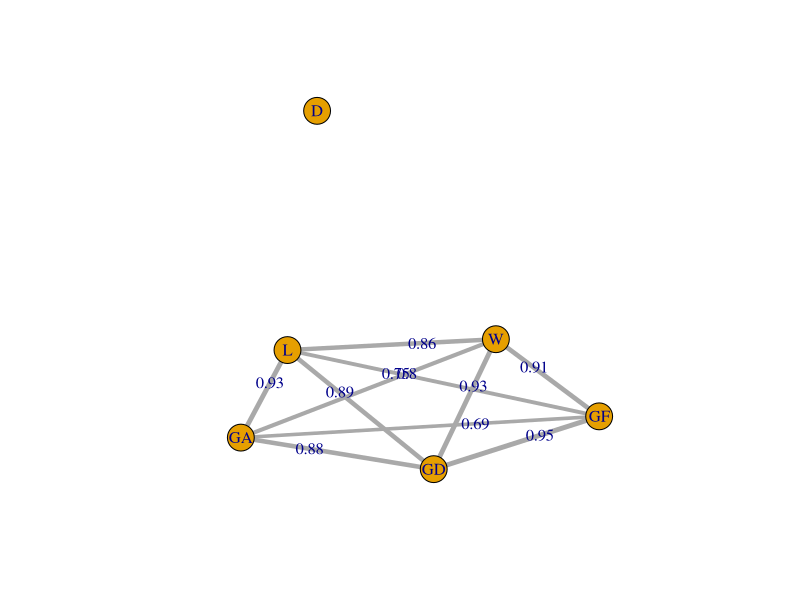
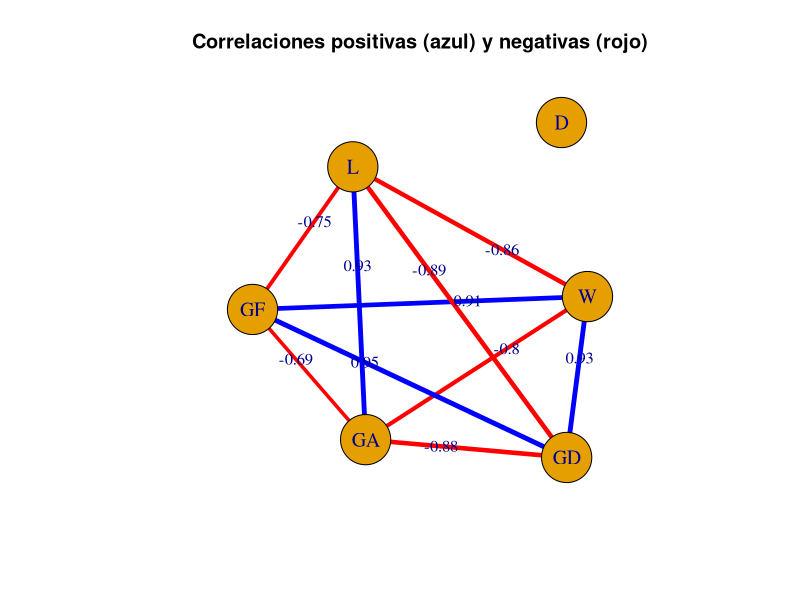

Here is the R script that generated these plots, in order:
## ---- chunk 1
knitr::opts_chunk$set(echo = TRUE)

#Ruta de los datos en caso de que requiera
#setwd("C:/Users/ferna/Documents/Seminario Estadistica/EjercicioExtra1")

#Cargamos nuestras librerías 
library(ggplot2)
library(dplyr)
 library(igraph) 




## ---- chunk 2
# Cargamos los datos de un .txt

setwd("C:/Users/ferna/Documents/Servicio/Estudio/Data")

data <- read.table("EPL_19_20.txt", header = TRUE, sep = ",")
## ---- chunk 3
head(data)
## ---- chunk 4
data_fil <-data[, -1] #Quitando los nombres para poder calcular las correlaciones

# Correlacion entre las variables
cor_mat <- cor(data_fil) #Matriz de correlacion
cor_mat[abs(cor_mat) <= 0.5 ] <- 0 # Filtrando las correlaciones mayores a 0.5 o menores a -0.5

round(cor_mat , 2)  # Ver tabla
## ---- chunk 5
cor_mat[abs(cor_mat) <= 0.5] <- 0
diag(cor_mat) <- 0

# Usar valor absoluto si querés que los pesos sean positivos
g <- graph_from_adjacency_matrix(abs(cor_mat), mode = "undirected", weighted = TRUE)
plot(g, edge.width = E(g)$weight * 5, edge.label = round(E(g)$weight, 2))
## ---- chunk 6
# Paso 1: Filtrar matriz de correlaciones
cor_mat_fil <- cor_mat
cor_mat_fil[abs(cor_mat_fil) <= 0.5] <- 0
diag(cor_mat_fil) <- 0

# Paso 2: Crear grafo ponderado
g <- graph_from_adjacency_matrix(cor_mat_fil, mode = "undirected", weighted = TRUE)

# Paso 3: Asignar color según signo del peso
E(g)$color <- ifelse(E(g)$weight > 0, "blue", "red")
E(g)$width <- abs(E(g)$weight) * 5  # Ancho proporcional al peso

# ✅ Paso 4: Definir layout espacioso
# Paso 4: Definir layout con pesos positivos
layout_opt <- layout_with_kk(g, weights = abs(E(g)$weight))
layout_opt <- layout_opt * 1.5  # Escalar el layout si querés más espacio


# Paso 5: Dibujar el grafo con layout personalizado
plot(g,
     layout = layout_opt,
     edge.width = E(g)$width,
     edge.label = round(E(g)$weight, 2),
     edge.color = E(g)$color,
     vertex.label.cex = 1.2,
     vertex.size = 30,
     main = "Correlaciones positivas (azul) y negativas (rojo)")

